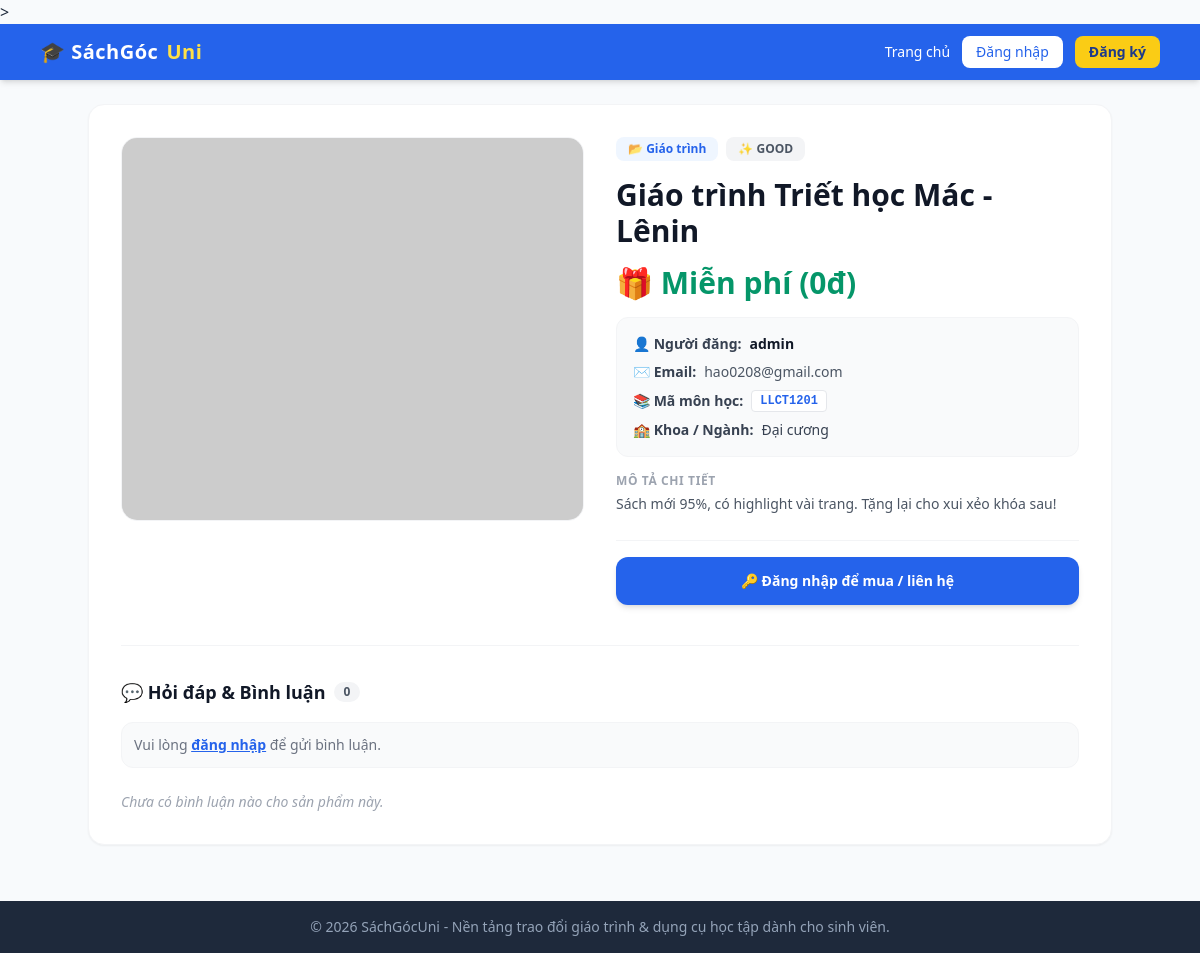
The app's page /post/1/ with its own data.
### app_main/models.py (models this page shows, shortened)
class Post(models.Model):
    CONDITION_CHOICES = [
        ('NEW', 'Mới (100%)'),
        ('LIKE_NEW', 'Như mới (90-99%)'),
        ('GOOD', 'Tốt (70-89%)'),
        ('USED', 'Cũ (Dưới 70%)'),
    ]
    title = models.CharField(max_length=200, verbose_name="Tiêu đề")
    seller = models.ForeignKey(User, on_delete=models.CASCADE, related_name='posts', verbose_name="Người đăng")
    category = models.ForeignKey(Category, on_delete=models.SET_NULL, null=True, verbose_name="Danh mục")
    course_code = models.CharField(max_length=50, blank=True, verbose_name="Mã học phần / Tên môn")
    faculty = models.CharField(max_length=100, blank=True, verbose_name="Khoa / Ngành")
    price = models.DecimalField(max_digits=10, decimal_places=0, default=0, verbose_name="Giá bán (VNĐ)")
    is_free = models.BooleanField(default=False, verbose_name="Tặng miễn phí (0đ)")
    condition = models.CharField(max_length=20, choices=CONDITION_CHOICES, default='GOOD', verbose_name="Tình trạng")
    description = models.TextField(verbose_name="Mô tả chi tiết")
    image = models.ImageField(upload_to='posts/', blank=True, null=True, verbose_name="Ảnh sản phẩm")
    is_sold = models.BooleanField(default=False, verbose_name="Đã bán")
    created_at = models.DateTimeField(auto_now_add=True, verbose_name="Ngày đăng")
    wishlist = models.ManyToManyField(User, related_name='favorite_posts', blank=True, verbose_name="Lượt yêu thích")
    class Meta:
        verbose_name = "Bài đăng"
        verbose_name_plural = "2. Quản lý bài đăng"
    class Meta:
        verbose_name = "Bài đăng"
        verbose_name_plural = "2. Quản lý bài đăng"

class Category(models.Model):
    name = models.CharField(max_length=100, verbose_name="Tên danh mục")
    slug = models.SlugField(unique=True, verbose_name="Đường dẫn (Slug)")
    class Meta:
        verbose_name = "Danh mục"
        verbose_name_plural = "1. Danh mục sản phẩm"

### app_main/views.py (the view, shortened to what this page needs)
# urls.py: path('post/<int:pk>/', views.post_detail, name='post_detail'),
def post_detail(request, pk):
    post = get_object_or_404(Post, pk=pk)
    comment_form = CommentForm()
    return render(request, 'app_main/detail.html', {
        'post': post,
        'comment_form': comment_form
    })

### app_main/templates/app_main/detail.html (shortened to what this page needs)
{% extends 'app_main/base.html' %}
{% block content %}
<div class="max-w-5xl mx-auto bg-white p-6 md:p-8 rounded-2xl shadow-sm border border-gray-100">
    <div class="grid grid-cols-1 md:grid-cols-2 gap-8">
        <div class="space-y-3">
            <div class="relative h-80 md:h-96 w-full rounded-2xl overflow-hidden bg-gray-50 border border-gray-100">
                <img src="{{ post.image_url|default:'https://via.placeholder.com/600x400' }}" alt="{{ post.title }}" class="w-full h-full object-cover">
            </div>
        </div>
        <div class="flex flex-col justify-between space-y-6">
            <div class="space-y-4">
                <div class="flex items-center gap-2">
                    <span class="bg-blue-50 text-blue-600 font-bold text-xs px-3 py-1 rounded-lg">
                        📂 {{ post.category.name|default:"Chưa phân loại" }}
                    </span>
                    {% if post.condition %}
                        <span class="bg-gray-100 text-gray-600 font-bold text-xs px-3 py-1 rounded-lg">
                            ✨ {{ post.condition }}
                        </span>
                    {% endif %}
                </div>
                <h1 class="text-2xl md:text-3xl font-extrabold text-gray-900 leading-tight">
                    {{ post.title }}
                </h1>
                <div class="text-3xl font-black text-blue-600">
                    {% if post.is_free or post.price == 0 %}
                        <span class="text-emerald-600">🎁 Miễn phí (0đ)</span>
                    {% else %}
                        {{ post.price|floatformat:0 }} <span class="text-lg">VNĐ</span>
                    {% endif %}
                </div>
                <div class="bg-gray-50 rounded-xl p-4 border border-gray-100 space-y-2 text-sm text-gray-700">
                    <div class="flex items-center gap-2">
                        <span>👤 <strong>Người đăng:</strong></span>
                        <span class="font-semibold text-gray-900">{{ post.seller.username }}</span>
                    </div>
                    {% if post.seller.email %}
                        <div class="flex items-center gap-2">
                            <span>✉️ <strong>Email:</strong></span>
                            <span class="text-gray-600">{{ post.seller.email }}</span>
                        </div>
                    {% endif %}
                    {% if post.course_code %}
                        <div class="flex items-center gap-2">
                            <span>📚 <strong>Mã môn học:</strong></span>
                            <span class="bg-white px-2 py-0.5 rounded border font-mono text-xs text-blue-600 font-bold">{{ post.course_code }}</span>
                        </div>
                    {% endif %}
                    {% if post.faculty %}
                        <div class="flex items-center gap-2">
                            <span>🏫 <strong>Khoa / Ngành:</strong></span>
                            <span>{{ post.faculty }}</span>
                        </div>
                    {% endif %}
                </div>
                <div>
                    <h3 class="text-xs font-bold text-gray-400 uppercase tracking-wider mb-1">Mô tả chi tiết</h3>
                    <p class="text-gray-600 text-sm leading-relaxed whitespace-pre-line">{{ post.description }}</p>
                </div>
            </div>
            <div class="space-y-3 pt-4 border-t border-gray-100">
                {% if post.is_sold %}
                    <button disabled class="w-full bg-gray-100 text-gray-400 py-3.5 rounded-xl font-bold text-sm cursor-not-allowed border border-gray-200">
                        🔒 Sản phẩm này đã bán
                    </button>
                {% else %}
                    {% if user.is_authenticated %}
                        {% if user == post.seller %}
                            <div class="bg-amber-50 border border-amber-200 text-amber-800 p-3 rounded-xl text-xs font-medium flex items-center justify-between">
                                <span>📌 Đây là tin đăng của bạn.</span>
                                <a href="{% url 'my_posts' %}" class="bg-amber-600 text-white font-bold px-3 py-1.5 rounded-lg hover:bg-amber-700 transition">
                                    Quản lý tin
                                </a>
                            </div>
                        {% else %}
                            <div class="grid grid-cols-1 sm:grid-cols-2 gap-3">
                                <form action="{% url 'buy_post' post.pk %}" method="post" onsubmit="return confirm('Bạn có chắc chắn muốn đặt mua/nhận sản phẩm này?');">
                                    {% csrf_token %}
                                    <button type="submit" class="w-full bg-blue-600 hover:bg-blue-700 text-white py-3.5 rounded-xl font-bold text-sm shadow-lg shadow-blue-200 transition">
                                        🛒 {% if post.is_free or post.price == 0 %}Đăng ký nhận ngay{% else %}Đặt mua ngay{% endif %}
                                    </button>
                                </form>
                                {% if post.seller.email %}
                                    <a href="mailto:{{ post.seller.email }}?subject=Hỏi mua: {{ post.title }}" class="w-full bg-emerald-600 hover:bg-emerald-700 text-white py-3.5 rounded-xl font-bold text-sm shadow-lg shadow-emerald-200 transition flex items-center justify-center gap-2">
                                        💬 Nhắn Email
                                    </a>
                                {% endif %}
                            </div>
                        {% endif %}
                    {% else %}
                        <a href="{% url 'login' %}?next={{ request.path }}" class="block w-full bg-blue-600 hover:bg-blue-700 text-white text-center py-3.5 rounded-xl font-bold text-sm shadow-md transition">
                            🔑 Đăng nhập để mua / liên hệ
                        </a>
                    {% endif %}
                {% endif %}
            </div>
        </div>
    </div>
    <div class="mt-10 pt-8 border-t border-gray-100">
        <h3 class="text-lg font-bold text-gray-900 mb-4 flex items-center gap-2">
            <span>💬 Hỏi đáp & Bình luận</span>
            <span class="text-xs bg-gray-100 text-gray-600 px-2.5 py-0.5 rounded-full font-bold">{{ post.comments.count|default:"0" }}</span>
        </h3>
        {% if user.is_authenticated %}
            <form method="post" action="{% url 'post_detail' post.pk %}" class="mb-6 space-y-3">
                {% csrf_token %}
                <textarea name="content" rows="3" required placeholder="Nhập câu hỏi hoặc trao đổi thêm về sản phẩm..." class="w-full p-3.5 border border-gray-200 rounded-xl focus:outline-none focus:ring-2 focus:ring-blue-500 text-sm bg-gray-50/50"></textarea>
                <button type="submit" class="bg-blue-600 hover:bg-blue-700 text-white px-5 py-2.5 rounded-xl text-sm font-bold shadow-sm transition">Gửi bình luận</button>
            </form>
        {% else %}
            <p class="text-sm text-gray-500 mb-6 bg-gray-50 p-3 rounded-xl border border-gray-100">
                Vui lòng <a href="{% url 'login' %}" class="text-blue-600 font-bold underline">đăng nhập</a> để gửi bình luận.
            </p>
        {% endif %}
        <div class="space-y-3">
            {% for comment in post.comments.all %}
                <div class="bg-gray-50 p-4 rounded-xl border border-gray-100 text-sm space-y-1">
                    <div class="flex justify-between items-center">
                        <span class="font-bold text-gray-900">👤 {{ comment.user.username }}</span>
                        <span class="text-xs text-gray-400">{{ comment.created_at|date:"H:i d/m/Y" }}</span>
                    </div>
                    <p class="text-gray-700 leading-relaxed">{{ comment.content }}</p>
                </div>
            {% empty %}
                <p class="text-sm text-gray-400 italic">Chưa có bình luận nào cho sản phẩm này.</p>
            {% endfor %}
        </div>
    </div>
</div>
{% endblock %}

### records on screen
Post: category.name "Giáo trình", condition "GOOD", title "Giáo trình Triết học Mác - Lênin", seller.username "admin", seller.email "hao0208@gmail.com", course_code "LLCT1201", faculty "Đại cương", description "Sách mới 95%, có highlight vài trang. Tặng lại cho xui xẻo khóa sau!", comments.count "0"
